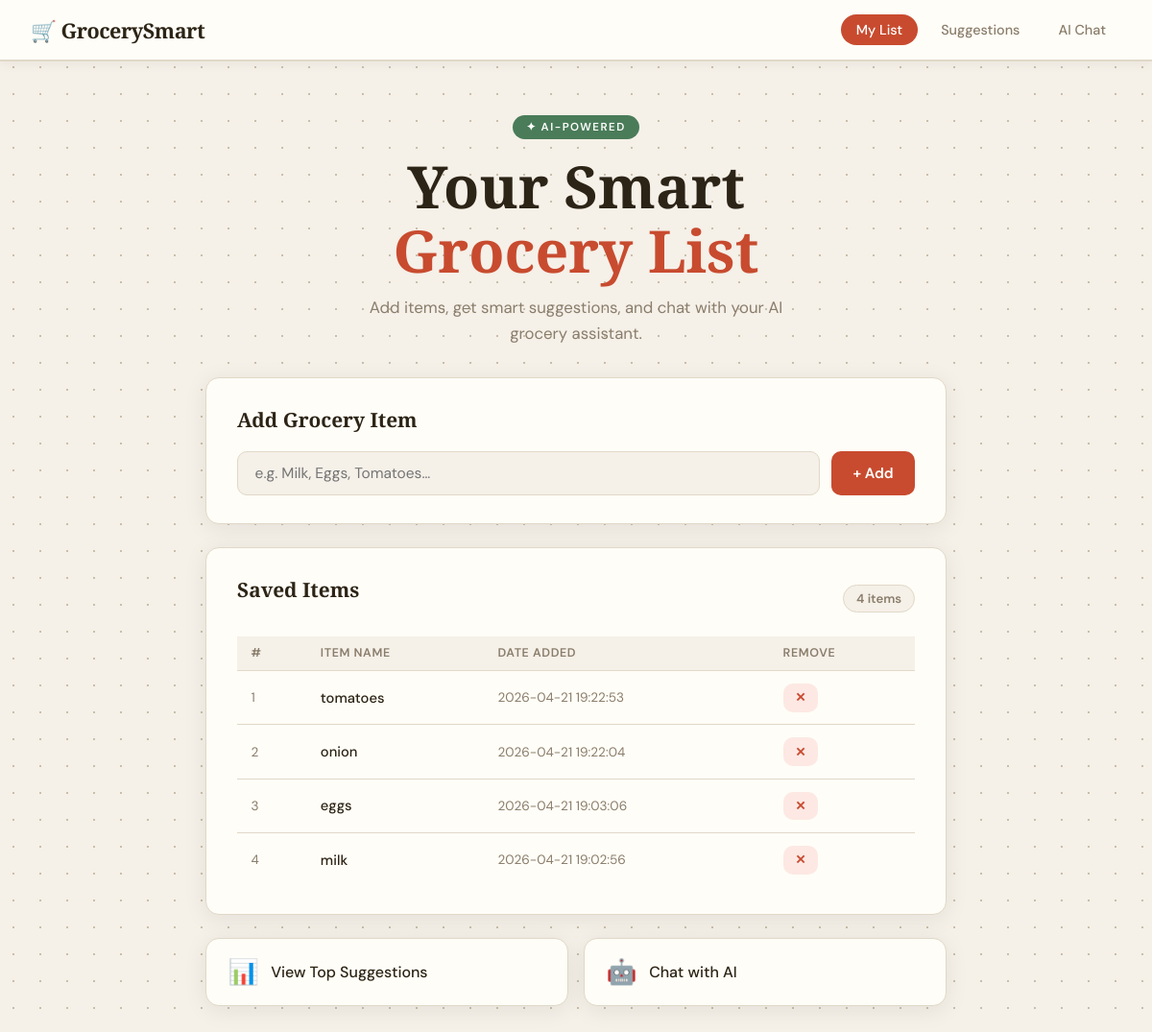
The page / on the database its author committed.
### tables this page shows
CREATE TABLE grocery_items (
            id         INTEGER PRIMARY KEY AUTOINCREMENT,
            item_name  TEXT NOT NULL,
            date_added TEXT NOT NULL
        );

### app.py (the view)
@app.route("/")
def index():
    conn = get_db_connection()
    items = conn.execute(
        "SELECT * FROM grocery_items ORDER BY date_added DESC"
    ).fetchall()
    conn.close()
    return render_template("index.html", items=items)

### app.py (called while the page is built)
def get_db_connection():
    conn = sqlite3.connect("grocery.db")
    conn.row_factory = sqlite3.Row  # Lets us access columns by name
    return conn

### templates/index.html (shortened to what this page needs)
<!DOCTYPE html>
<html lang="en">
<head>
  <link rel="stylesheet" href="/static/style.css" />
</head>
<body>
  <nav class="navbar">
    <div class="nav-brand">🛒 GrocerySmart</div>
    <div class="nav-links">
      <a href="/" class="nav-link active">My List</a>
      <a href="/suggestions" class="nav-link">Suggestions</a>
      <a href="/chatbot" class="nav-link">AI Chat</a>
    </div>
  </nav>
  <div class="hero">
    <div class="hero-badge">✦ AI-Powered</div>
    <h1 class="hero-title">Your Smart<br/><span class="accent">Grocery List</span></h1>
    <p class="hero-sub">Add items, get smart suggestions, and chat with your AI grocery assistant.</p>
  </div>
  <div class="container">
    <div class="card add-card">
      <h2 class="card-title">Add Grocery Item</h2>
      <div class="input-row">
        <input
          type="text"
          id="item-input"
          class="text-input"
          placeholder="e.g. Milk, Eggs, Tomatoes…"
          autocomplete="off"
        />
        <button class="btn btn-primary" onclick="addItem()">+ Add</button>
      </div>
    </div>
    <div class="card list-card">
      <div class="list-header">
        <h2 class="card-title">Saved Items</h2>
        <span class="item-count">{{ items|length }} item{% if items|length != 1 %}s{% endif %}</span>
      </div>
      {% if items %}
      <table class="grocery-table">
        <thead>
          <tr>
            <th>#</th>
            <th>Item Name</th>
            <th>Date Added</th>
            <th>Remove</th>
          </tr>
        </thead>
        <tbody id="item-tbody">
          {% for item in items %}
          <tr id="row-{{ item.id }}">
            <td class="row-id">{{ loop.index }}</td>
            <td class="row-name">{{ item.item_name }}</td>
            <td class="row-date">{{ item.date_added }}</td>
            <td>
              <button class="btn btn-danger btn-sm"
                      onclick="deleteItem({{ item.id }})">✕</button>
            </td>
          </tr>
          {% endfor %}
        </tbody>
      </table>
      {% else %}
      <div class="empty-state">
        <div class="empty-icon">🥦</div>
        <p>Your grocery list is empty.<br/>Add your first item above!</p>
      </div>
      {% endif %}
    </div>
    <div class="quick-links">
      <a href="/suggestions" class="ql-card">
        <span class="ql-icon">📊</span>
        <span class="ql-label">View Top Suggestions</span>
      </a>
      <a href="/chatbot" class="ql-card">
        <span class="ql-icon">🤖</span>
        <span class="ql-label">Chat with AI</span>
      </a>
    </div>
  </div>
</body>
</html>

### static/style.css (style rules this page uses)
:root { --bg: #f5f0e8; --surface: #fffdf7; --border: #e0d8c8; --text: #2c2416; --text-muted: #8a7d6b; --accent: #c84b2f; --accent2: #4a7c59; --gold: #d4a017; --shadow: 0 4px 24px rgba(44,36,22,0.08); --radius: 14px; }
*, *::before, *::after { box-sizing: border-box; margin: 0; padding: 0; }
html { scroll-behavior: smooth; }
body { font-family: 'DM Sans', sans-serif; background-color: var(--bg); color: var(--text); min-height: 100vh; background-image: radial-gradient(circle, #c9bfaa 1px, transparent 1px); background-size: 28px 28px; }
.navbar { display: flex; align-items: center; justify-content: space-between; padding: 0 2rem; height: 64px; background: var(--surface); border-bottom: 2px solid var(--border); position: sticky; top: 0; z-index: 100; box-shadow: 0 2px 12px rgba(44,36,22,0.06); }
.nav-brand { font-family: 'Playfair Display', serif; font-size: 1.35rem; font-weight: 700; color: var(--text); letter-spacing: -0.5px; }
.nav-links { display: flex; gap: 0.5rem; }
.nav-link { text-decoration: none; padding: 0.45rem 1rem; border-radius: 100px; font-size: 0.9rem; font-weight: 500; color: var(--text-muted); transition: all 0.2s; }
.nav-link.active { background: var(--accent); color: #fff; }
.hero { text-align: center; padding: 3.5rem 1rem 2rem; }
.hero-badge { display: inline-block; background: var(--accent2); color: #fff; font-size: 0.72rem; font-weight: 600; letter-spacing: 1.5px; text-transform: uppercase; padding: 0.3rem 0.9rem; border-radius: 100px; margin-bottom: 1rem; }
.hero-title { font-family: 'Playfair Display', serif; font-size: clamp(2.2rem, 6vw, 3.8rem); font-weight: 900; line-height: 1.1; color: var(--text); margin-bottom: 0.8rem; }
.hero-title .accent { color: var(--accent); }
.hero-sub { font-size: 1.05rem; color: var(--text-muted); max-width: 480px; margin: 0 auto; line-height: 1.6; }
.container { max-width: 820px; margin: 0 auto; padding: 0 1.5rem 4rem; }
.card { background: var(--surface); border: 1.5px solid var(--border); border-radius: var(--radius); padding: 1.8rem 2rem; margin-bottom: 1.5rem; box-shadow: var(--shadow); }
.card-title { font-family: 'Playfair Display', serif; font-size: 1.3rem; font-weight: 700; color: var(--text); margin-bottom: 1.2rem; }
.input-row { display: flex; gap: 0.75rem; }
.text-input { flex: 1; padding: 0.75rem 1.1rem; border: 1.5px solid var(--border); border-radius: 10px; font-family: 'DM Sans', sans-serif; font-size: 0.97rem; background: var(--bg); color: var(--text); transition: border-color 0.2s, box-shadow 0.2s; outline: none; }
.btn { padding: 0.75rem 1.4rem; border: none; border-radius: 10px; font-family: 'DM Sans', sans-serif; font-size: 0.95rem; font-weight: 600; cursor: pointer; transition: all 0.2s; white-space: nowrap; }
.btn-primary { background: var(--accent); color: #fff; }
.btn-danger { background: #fde8e4; color: var(--accent); }
.btn-sm { padding: 0.4rem 0.8rem; font-size: 0.83rem; }
.list-header { display: flex; align-items: center; justify-content: space-between; margin-bottom: 1rem; }
.item-count { font-size: 0.82rem; font-weight: 600; background: var(--bg); padding: 0.3rem 0.8rem; border-radius: 100px; color: var(--text-muted); border: 1px solid var(--border); }
.grocery-table { width: 100%; border-collapse: collapse; font-size: 0.92rem; }
.grocery-table th { text-align: left; padding: 0.6rem 0.9rem; background: var(--bg); font-weight: 600; font-size: 0.78rem; text-transform: uppercase; letter-spacing: 0.6px; color: var(--text-muted); border-bottom: 1.5px solid var(--border); }
.grocery-table td { padding: 0.8rem 0.9rem; border-bottom: 1px solid var(--border); vertical-align: middle; }
.grocery-table tbody tr:last-child td { border-bottom: none; }
.row-name { font-weight: 500; }
.row-id, .row-date { color: var(--text-muted); font-size: 0.85rem; }
.quick-links { display: grid; grid-template-columns: 1fr 1fr; gap: 1rem; margin-top: 1.5rem; }
.ql-card { display: flex; align-items: center; gap: 0.8rem; background: var(--surface); border: 1.5px solid var(--border); border-radius: var(--radius); padding: 1.1rem 1.4rem; text-decoration: none; color: var(--text); font-weight: 500; transition: all 0.2s; box-shadow: var(--shadow); }
.ql-icon { font-size: 1.6rem; }

### rows shown on the page
grocery_items: item_name "tomatoes", date_added "2026-04-21 19:22:53"
grocery_items: item_name "onion", date_added "2026-04-21 19:22:04"
grocery_items: item_name "eggs", date_added "2026-04-21 19:03:06"
grocery_items: item_name "milk", date_added "2026-04-21 19:02:56"

### other values the page prints
{{ items|length }} "4"
